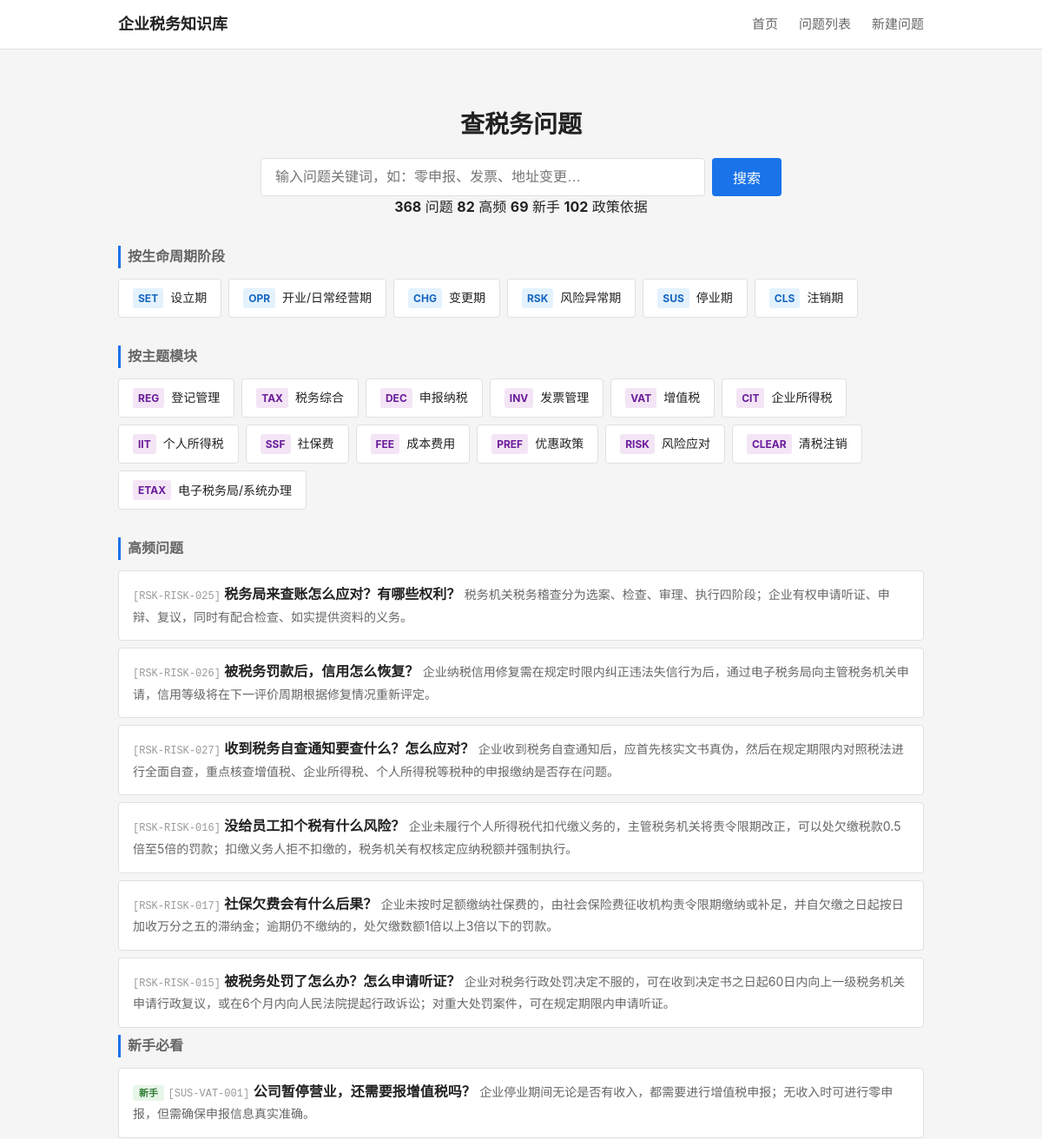
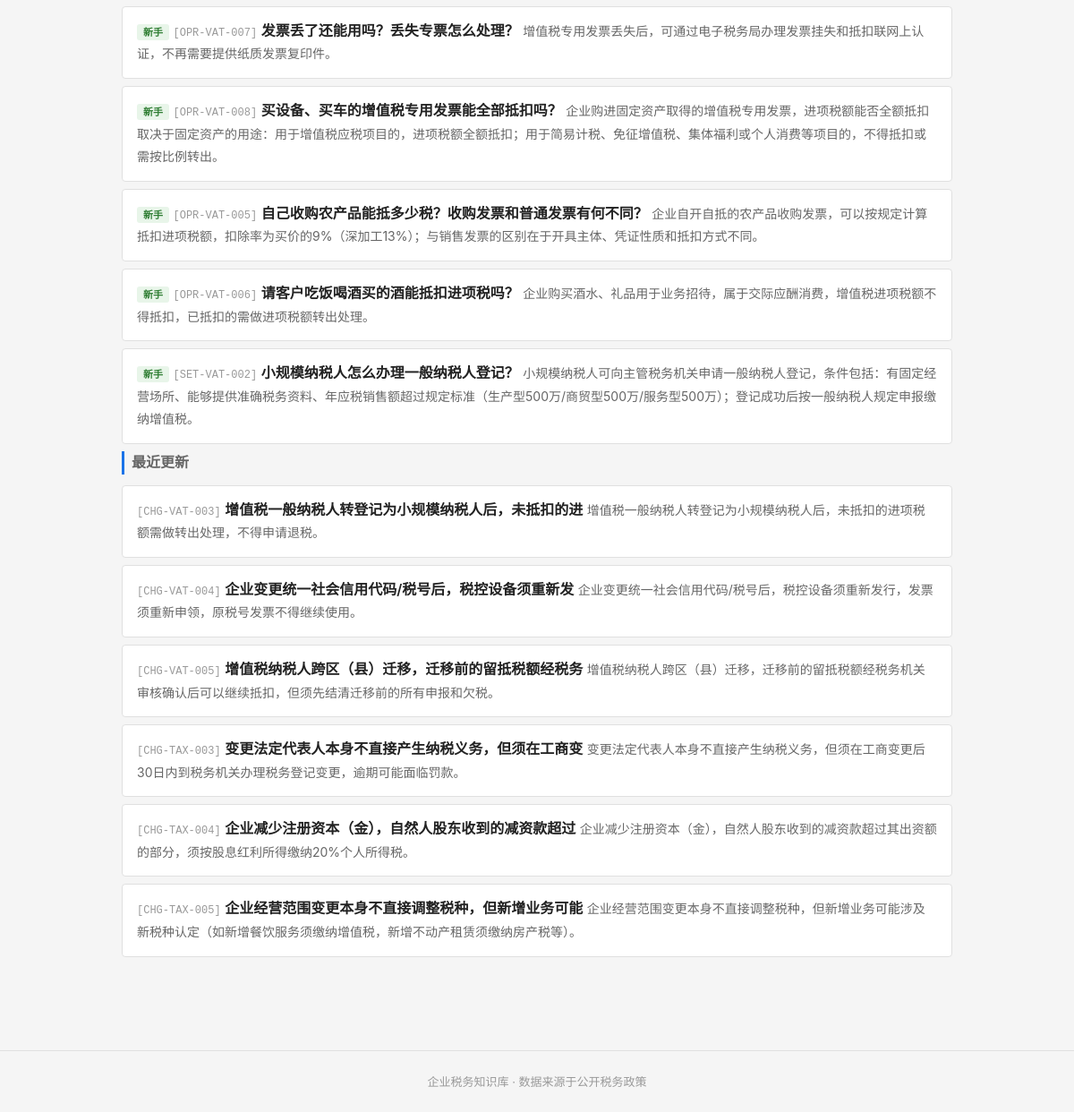
Before: / with the older database file (2 pictures, top to bottom).
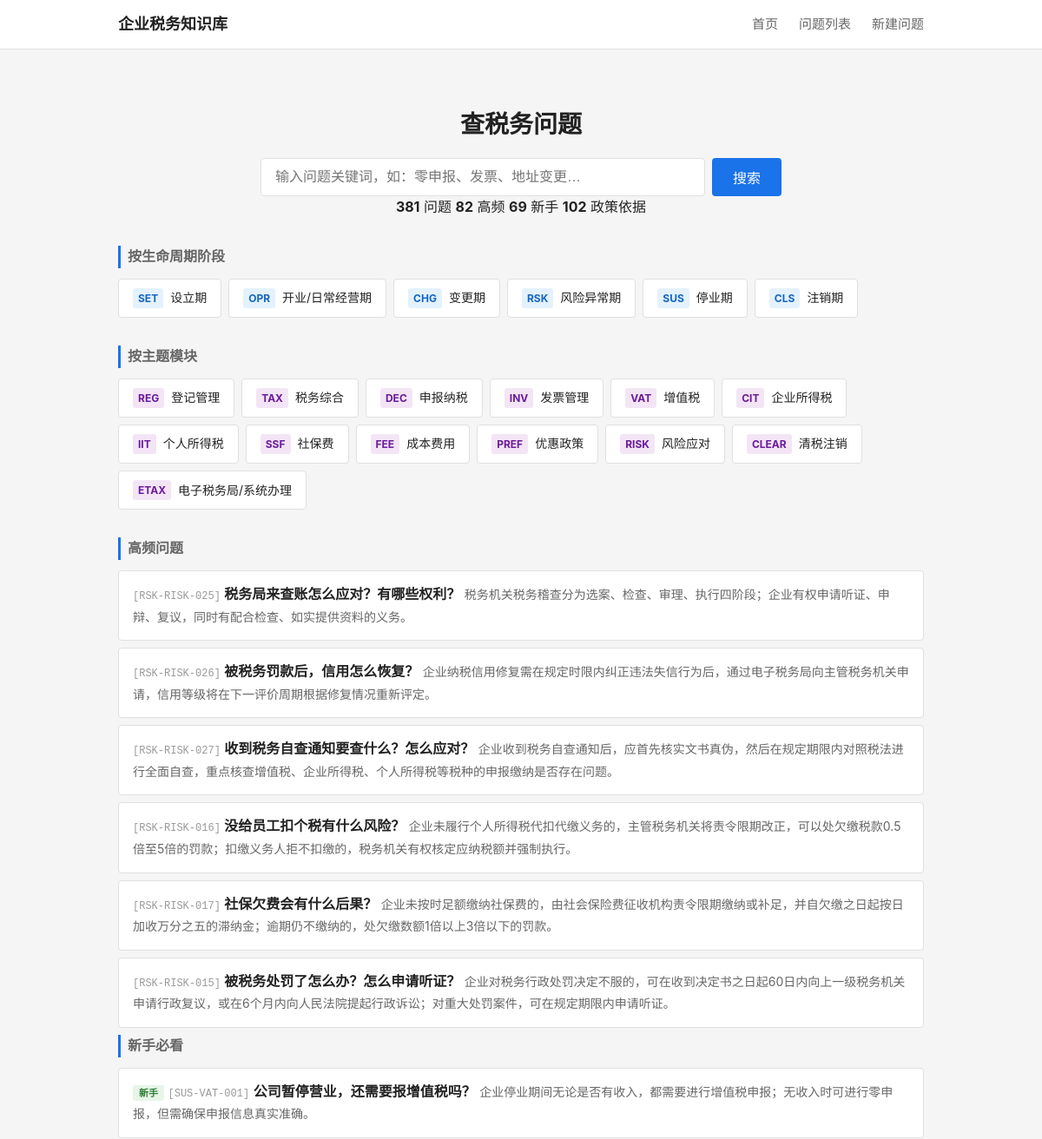
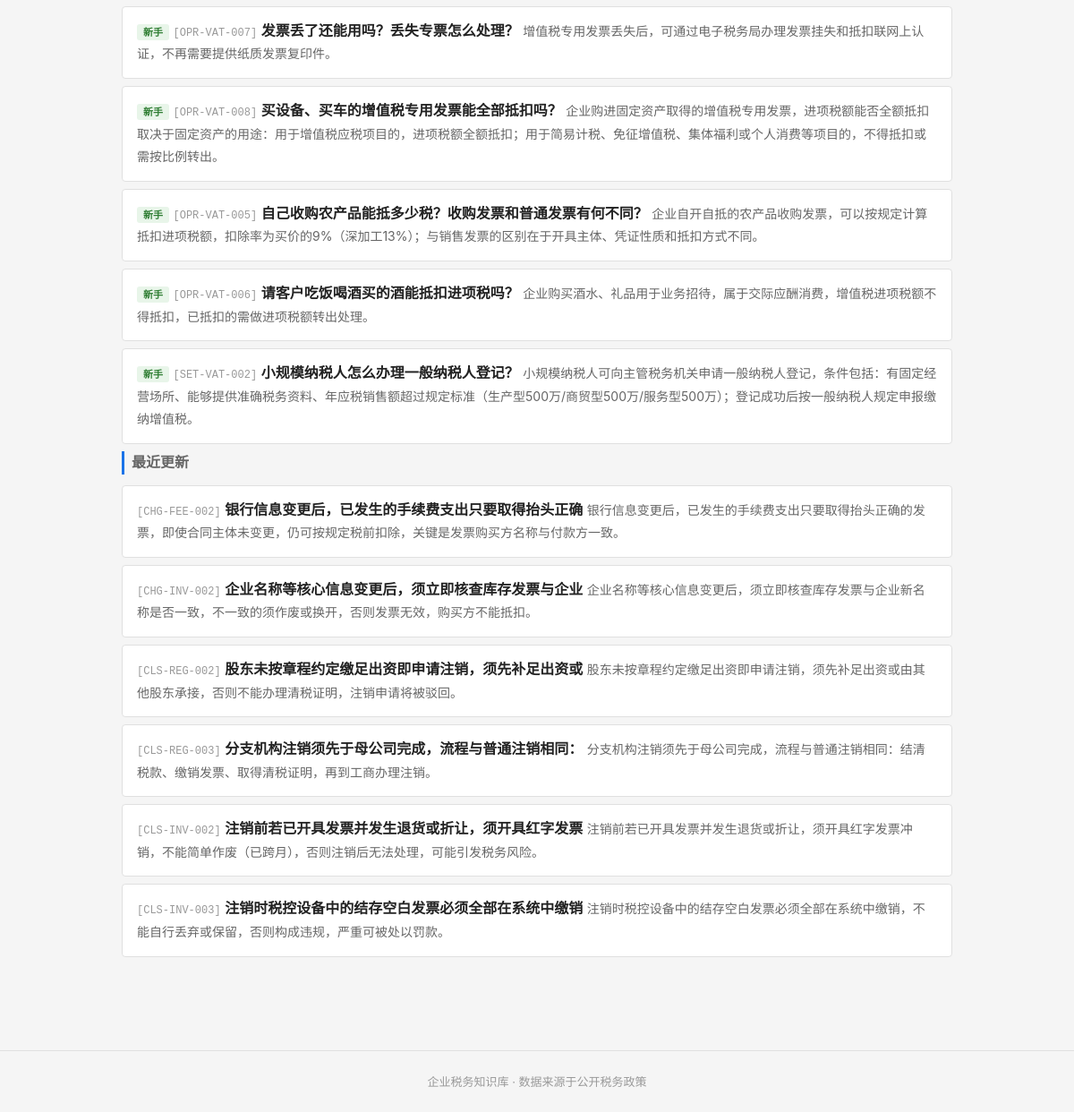
After: the same page with the newer database file (2 pictures, top to bottom).
### tables this page shows
CREATE TABLE tag_dict (
    id              INTEGER PRIMARY KEY AUTOINCREMENT,
    tag_code        TEXT NOT NULL UNIQUE,
    tag_name        TEXT NOT NULL,
    tag_category    TEXT,
    parent_id       INTEGER,
    display_order   INTEGER NOT NULL DEFAULT 1,
    status          TEXT NOT NULL DEFAULT 'active',

    FOREIGN KEY (parent_id) REFERENCES tag_dict(id) ON DELETE SET NULL
);

CREATE TABLE question_master (
    id              INTEGER PRIMARY KEY AUTOINCREMENT,
    question_code   TEXT NOT NULL UNIQUE,
    question_title  TEXT NOT NULL,
    question_plain  TEXT NOT NULL,

    -- 分类
    stage_code      TEXT NOT NULL,
    module_code     TEXT NOT NULL,
    question_type   TEXT NOT NULL,

    -- 答案
    one_line_answer TEXT NOT NULL,
    detailed_answer TEXT,
    core_definition TEXT,

    -- 条件与边界
    applicable_conditions TEXT,
    exceptions_boundary   TEXT,

    -- 实务
    practical_steps TEXT,
    risk_warning    TEXT,

    -- 适用范围
    scope_level     TEXT NOT NULL DEFAULT 'scope_national',
    local_region    TEXT,

    -- 确定性
    answer_certainty TEXT NOT NULL DEFAULT 'certain_clear',

    -- 元数据
    keywords        TEXT,
    high_frequency_flag INTEGER NOT NULL DEFAULT 0,
    newbie_flag     INTEGER NOT NULL DEFAULT 0,

    -- 版本管理
    status          TEXT NOT NULL DEFAULT 'draft',
    version_no      INTEGER NOT NULL DEFAULT 1,

    -- 审计字段
    created_at      TEXT NOT NULL DEFAULT (datetime('now')),
    updated_at      TEXT NOT NULL DEFAULT (datetime('now'))
);

### backend/app.py (the view)
    @app.route('/')
    def index():
        from services.question_service import QuestionService
        svc = QuestionService()
        stages = svc.get_stages()
        modules = svc.get_modules()
        high_freq = svc.get_high_frequency(limit=6)
        newbie = svc.get_newbie(limit=6)
        recent = svc.get_recent_updates(limit=6)
        stats = svc.get_stats()
        return render_template('index.html',
                               stages=stages, modules=modules,
                               high_freq=high_freq, newbie=newbie, recent=recent,
                               stats=stats)

### backend/services/question_service.py (called while the page is built)
    def _query(self, sql, params=None):
        conn = sqlite3.connect(self.db_path)
        conn.execute("PRAGMA foreign_keys = ON")
        conn.row_factory = sqlite3.Row
        cur = conn.cursor()
        if params:
            cur.execute(sql, params)
        else:
            cur.execute(sql)
        rows = cur.fetchall()
        conn.close()
        return [dict(r) for r in rows]

    def get_stages(self):
        return self._query("""
            SELECT tag_code, tag_name
            FROM tag_dict
            WHERE tag_category = 'stage'
            ORDER BY display_order
        """)

    def get_modules(self):
        return self._query("""
            SELECT tag_code, tag_name
            FROM tag_dict
            WHERE tag_category = 'module'
            ORDER BY display_order
        """)

    def get_high_frequency(self, limit=10):
        return self._query("""
            SELECT question_code, question_plain, question_title, one_line_answer, stage_code
            FROM question_master
            WHERE status = 'active' AND high_frequency_flag = 1
            ORDER BY updated_at DESC
            LIMIT ?
        """, (limit,))

### frontend/templates/index.html (shortened to what this page needs)
{% extends "base.html" %}
{% block main %}
<section class="search-section">
    <h1>查税务问题</h1>
    <form action="/questions" method="get" class="search-form">
        <input type="text" name="keyword" placeholder="输入问题关键词，如：零申报、发票、地址变更…" class="search-input">
        <button type="submit" class="search-btn">搜索</button>
    </form>
    {% if stats %}
    <div class="stats-bar">
        <span><strong>{{ stats.total_questions }}</strong> 问题</span>
        <span><strong>{{ stats.total_hf }}</strong> 高频</span>
        <span><strong>{{ stats.total_newbie }}</strong> 新手</span>
        <span><strong>{{ stats.total_policies }}</strong> 政策依据</span>
    </div>
    {% endif %}
</section>
<section class="nav-section">
    <h2 class="section-title">按生命周期阶段</h2>
    <div class="card-grid stage-grid">
        {% for s in stages %}
        <a href="/questions?stage={{ s.tag_code }}" class="card card-stage">
            <span class="card-code">{{ s.tag_code }}</span>
            <span class="card-name">{{ s.tag_name }}</span>
        </a>
        {% endfor %}
    </div>
</section>
<section class="nav-section">
    <h2 class="section-title">按主题模块</h2>
    <div class="card-grid module-grid">
        {% for m in modules %}
        <a href="/questions?module={{ m.tag_code }}" class="card card-module">
            <span class="card-code">{{ m.tag_code }}</span>
            <span class="card-name">{{ m.tag_name }}</span>
        </a>
        {% endfor %}
    </div>
</section>
{% if high_freq %}
<section class="list-section">
    <h2 class="section-title">高频问题</h2>
    <ul class="question-list">
        {% for q in high_freq %}
        <li class="question-item">
            <a href="/question/{{ q.question_code }}" class="question-link">
                <span class="q-code">[{{ q.question_code }}]</span>
                <span class="q-title">{{ q.question_plain }}</span>
                <span class="q-answer">{{ q.one_line_answer }}</span>
            </a>
        </li>
        {% endfor %}
    </ul>
</section>
{% endif %}
{% if newbie %}
<section class="list-section">
    <h2 class="section-title">新手必看</h2>
    <ul class="question-list">
        {% for q in newbie %}
        <li class="question-item">
            <a href="/question/{{ q.question_code }}" class="question-link">
                <span class="q-badge newbie">新手</span>
                <span class="q-code">[{{ q.question_code }}]</span>
                <span class="q-title">{{ q.question_plain }}</span>
                <span class="q-answer">{{ q.one_line_answer }}</span>
            </a>
        </li>
        {% endfor %}
    </ul>
</section>
{% endif %}
{% if recent %}
<section class="list-section">
    <h2 class="section-title">最近更新</h2>
    <ul class="question-list">
        {% for q in recent %}
        <li class="question-item">
            <a href="/question/{{ q.question_code }}" class="question-link">
                <span class="q-code">[{{ q.question_code }}]</span>
                <span class="q-title">{{ q.question_plain }}</span>
                <span class="q-answer">{{ q.one_line_answer }}</span>
            </a>
        </li>
        {% endfor %}
    </ul>
</section>
{% endif %}
{% endblock %}

Changed rows visible on the page:
no longer on this page (row unchanged): question_master: question_code "CHG-VAT-003", question_plain "增值税一般纳税人转登记为小规模纳税人后，未抵扣的进", one_line_answer "增值税一般纳税人转登记为小规模纳税人后，未抵扣的进项税额需做转出处理，不得申请退税。", shown under "最近更新"
no longer on this page (row unchanged): question_master: question_code "CHG-VAT-004", question_plain "企业变更统一社会信用代码/税号后，税控设备须重新发", one_line_answer "企业变更统一社会信用代码/税号后，税控设备须重新发行，发票须重新申领，原税号发票不得继续使用。", shown under "最近更新"
no longer on this page (row unchanged): question_master: question_code "CHG-VAT-005", question_plain "增值税纳税人跨区（县）迁移，迁移前的留抵税额经税务", one_line_answer "增值税纳税人跨区（县）迁移，迁移前的留抵税额经税务机关审核确认后可以继续抵扣，但须先结清迁移前的所有申报和欠税。", shown under "最近更新"
no longer on this page (row unchanged): question_master: question_code "CHG-TAX-003", question_plain "变更法定代表人本身不直接产生纳税义务，但须在工商变", one_line_answer "变更法定代表人本身不直接产生纳税义务，但须在工商变更后30日内到税务机关办理税务登记变更，逾期可能面临罚款。", shown under "最近更新"
no longer on this page (row unchanged): question_master: question_code "CHG-TAX-004", question_plain "企业减少注册资本（金），自然人股东收到的减资款超过", one_line_answer "企业减少注册资本（金），自然人股东收到的减资款超过其出资额的部分，须按股息红利所得缴纳20%个人所得税。", shown under "最近更新"
no longer on this page (row unchanged): question_master: question_code "CHG-TAX-005", question_plain "企业经营范围变更本身不直接调整税种，但新增业务可能", one_line_answer "企业经营范围变更本身不直接调整税种，但新增业务可能涉及新税种认定（如新增餐饮服务须缴纳增值税，新增不动产租赁须缴纳房产税等）。", shown under "最近更新"
added question_master: question_code "CHG-FEE-002", question_plain "银行信息变更后，已发生的手续费支出只要取得抬头正确", one_line_answer "银行信息变更后，已发生的手续费支出只要取得抬头正确的发票，即使合同主体未变更，仍可按规定税前扣除，关键是发票购买方名称与付款方一致。", shown under "最近更新"
added question_master: question_code "CHG-INV-002", question_plain "企业名称等核心信息变更后，须立即核查库存发票与企业", one_line_answer "企业名称等核心信息变更后，须立即核查库存发票与企业新名称是否一致，不一致的须作废或换开，否则发票无效，购买方不能抵扣。", shown under "最近更新"
added question_master: question_code "CLS-REG-002", question_plain "股东未按章程约定缴足出资即申请注销，须先补足出资或", one_line_answer "股东未按章程约定缴足出资即申请注销，须先补足出资或由其他股东承接，否则不能办理清税证明，注销申请将被驳回。", shown under "最近更新"
added question_master: question_code "CLS-REG-003", question_plain "分支机构注销须先于母公司完成，流程与普通注销相同：", one_line_answer "分支机构注销须先于母公司完成，流程与普通注销相同：结清税款、缴销发票、取得清税证明，再到工商办理注销。", shown under "最近更新"
added question_master: question_code "CLS-INV-002", question_plain "注销前若已开具发票并发生退货或折让，须开具红字发票", one_line_answer "注销前若已开具发票并发生退货或折让，须开具红字发票冲销，不能简单作废（已跨月），否则注销后无法处理，可能引发税务风险。", shown under "最近更新"
added question_master: question_code "CLS-INV-003", question_plain "注销时税控设备中的结存空白发票必须全部在系统中缴销", one_line_answer "注销时税控设备中的结存空白发票必须全部在系统中缴销，不能自行丢弃或保留，否则构成违规，严重可被处以罚款。", shown under "最近更新"
Other visible differences:
{{ stats.total_questions }}: "368" → "381"
